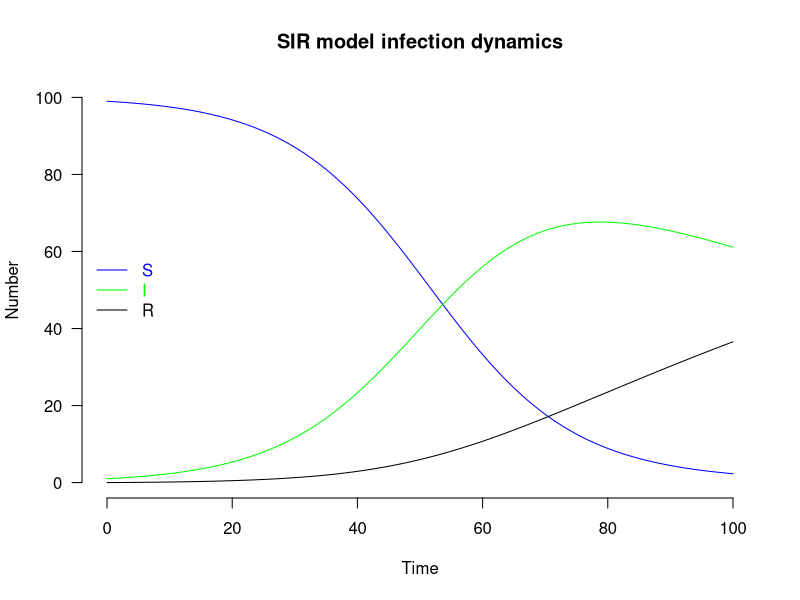

Reproduce this figure in R.
## ---- chunk 1
knitr::opts_chunk$set(echo = TRUE)
## ---- chunk 2
# Initial parameter settings
infectiousness <- 0.1
recovery <- 0.01

## ---- chunk 3

# Write a function that will represent an SIR infection model
sirModel <- function(popSize, initialNInfected, infectiousness, recovery, nTimeSteps){
  
  # Set the initial population status within a table that will record the population status
  popStatus <- data.frame(
    Time=0,
    S=popSize - initialNInfected,
    I=initialNInfected,
    R=0
  )

  # Run the SIR model
  for(timestep in 1:nTimeSteps){
  
    # Calculate how the susceptible and infected populations change as a result of infection
    infectionChange <- (infectiousness * popStatus[timestep, "I"] * popStatus[timestep, "S"]) /
      sum(popStatus[timestep, c("S", "I", "R")])
  
    # Calculate the change in the infected population
    recoveryChange <- recovery * popStatus[timestep, "I"]
  
    # Store the current population status - noting the flow of individuals through the population
    popStatus[timestep + 1, ] <- c(
      timestep,
      popStatus[timestep, "S"] - infectionChange,
      popStatus[timestep, "I"] + infectionChange - recoveryChange,
      popStatus[timestep, "R"] + recoveryChange
    )
  }

  return(popStatus)
}


## ---- chunk 4

# Set the model parameters
popSize <- 100
initialNInfected <- 1
nTimeSteps <- 100

# Run the SIR model - note using the infectiousness and recovery parameters defined above
modelOutput <- sirModel(popSize=popSize, initialNInfected=initialNInfected,
                        infectiousness=infectiousness,
                        recovery=recovery, nTimeSteps=nTimeSteps)

## ---- chunk 5
head(n=5, modelOutput)
## ---- chunk 6

# Plot the number of susceptibles in the population against time
plot(x=modelOutput$Time, y=modelOutput$S, # Coordinates to plot
     ylim=c(0, popSize), # Set minimum and maximum limits of the Y axis
     xlab="Time", # Define X axis label
     ylab="Number", # Define the Y axis label,
     main="SIR model infection dynamics", # Define the plot title
     type="l", # Plot a line through the coordinates
     col="blue", # Colour the plot blue
     las=1, # Make the tick labels on X and Y axes horizontal
     bty="n") # Remove the box around the plot

# Add a line for the number of infected individuals against time
points(x=modelOutput$Time, y=modelOutput$I, # Coordinates to ADD to current plot
       type="l",
       col="green")

# Add a line for the number of recovered individuals against time
points(x=modelOutput$Time, y=modelOutput$R, # Coordinates to ADD to current plot
       type="l",
       col="black")

# Add a legend to the plot
legend("left", # Position the legend at the left hand side of the current plot
       legend=c("S", "I", "R"), # Define the labels to present in plot
       lty=c(1,1,1), # Set the legend to associate a line with each label,
       col=c("blue", "green", "black"), # Set the colour of the lines,
       text.col=c("blue", "green", "black"), # Set the colour of the labels,
       bty="n")

